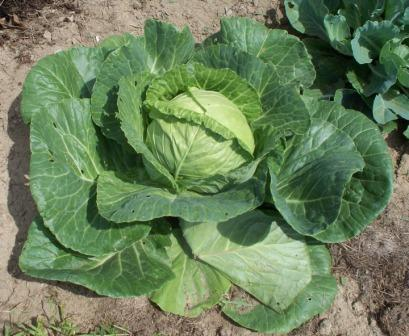
#> input picture python/ReconocimientoImgs/subs/prueba01.jpg, 409 x 336 px
$ python examplesubstract.py
#> lines starting #> are read from the running program, lines starting #| are printed output that depends on the picture; after the words box and inside, x2 and y2 are one past the last pixel; in counts of white or black regions, pixels touching at a corner belong together
import cv2
import numpy as np

img = cv2.imread('prueba01.jpg')
#> img is the input picture: shape (336, 409, 3); mean B, G, R 91.5, 128.9, 107.1
blur = cv2.GaussianBlur(img, (15, 15), 2)
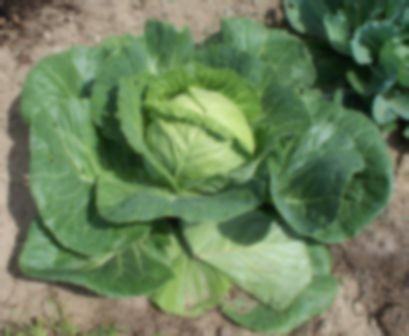
#> blur: shape (336, 409, 3); mean B, G, R 91.5, 128.9, 107.1
hsv = cv2.cvtColor(blur, cv2.COLOR_BGR2HSV)
#> hsv: shape (336, 409, 3); mean H, S, V 45.2, 84.4, 132
lower_green = np.array([37, 0, 0])
upper_green = np.array([179, 255, 255])
mask = cv2.inRange(hsv, lower_green, upper_green)
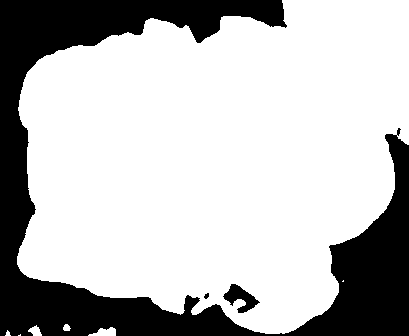
#> mask: shape (336, 409); 73.6% white; 3 black regions, box (x1, y1, x2, y2) and area: (0, 0, 409, 336) 35723, (223, 284, 260, 313) 490, (204, 293, 209, 299) 21
masked_img = cv2.bitwise_and(img, img, mask=mask)
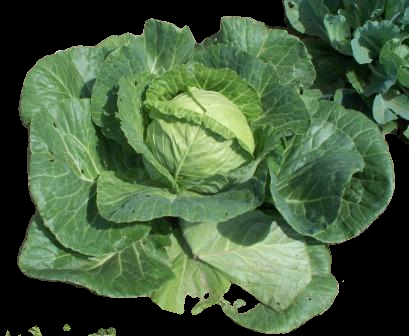
#> masked_img: shape (336, 409, 3); mean B, G, R 62.9, 95.6, 70.6
cv2.imshow('', masked_img)
cv2.waitKey()

$ run again, with python/ReconocimientoImgs/subs/hand5F.jpg copied over python/ReconocimientoImgs/subs/prueba01.jpg
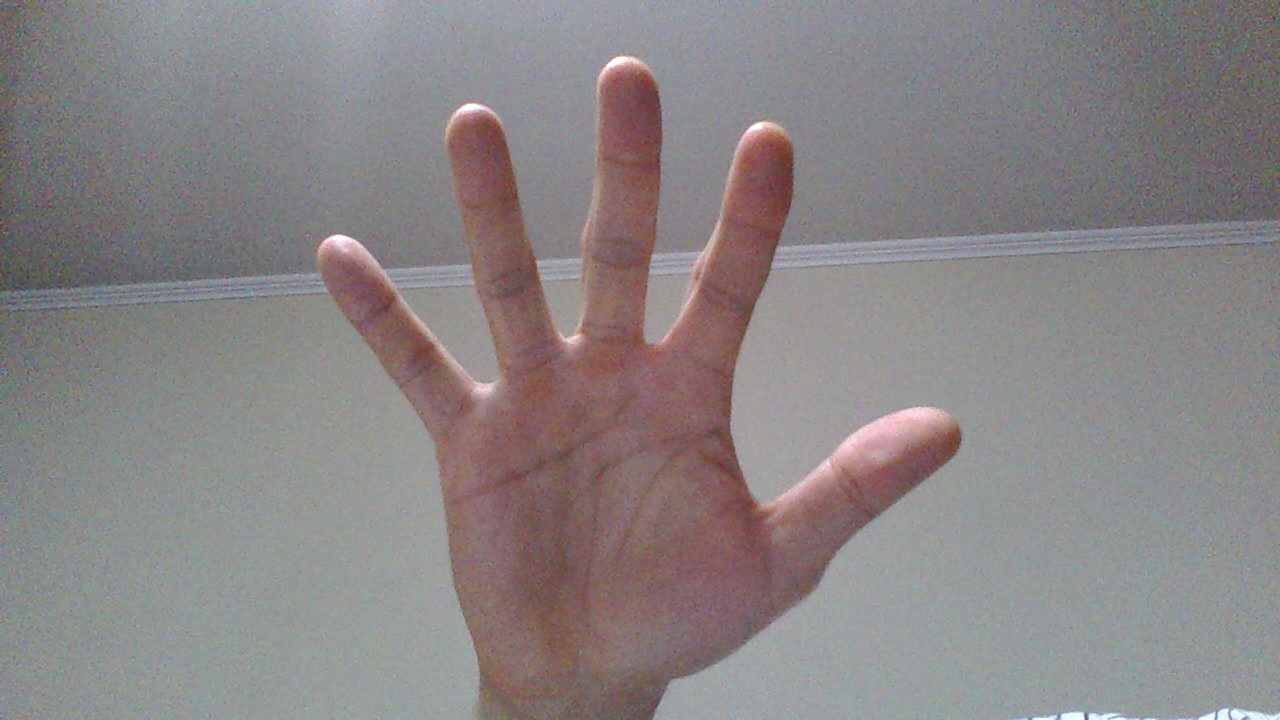
#> input picture python/ReconocimientoImgs/subs/hand5F.jpg, 1280 x 720 px
#> img is the input picture: shape (720, 1280, 3); mean B, G, R 132.7, 132.2, 137.4
#> hsv: shape (720, 1280, 3); mean H, S, V 85.1, 22.9, 141.1
#> `mask = cv2.inRange(hsv, lower_green, upper_green)`:
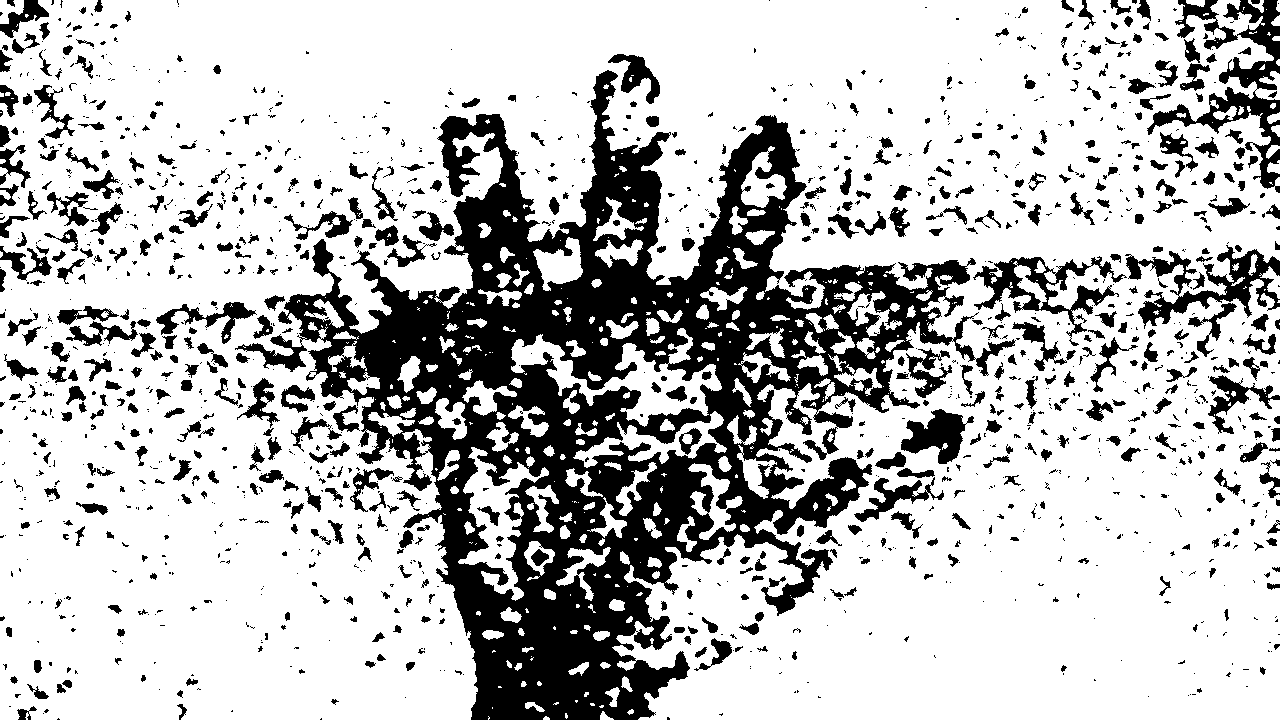
#> mask: shape (720, 1280); 74.8% white; 1502 black regions (919 under 20 px), largest, box (x1, y1, x2, y2) and area: (235, 70, 1016, 720) 153411, (1147, 0, 1280, 193) 6529, (1125, 245, 1280, 329) 4271
#> `masked_img = cv2.bitwise_and(img, img, mask=mask)`:
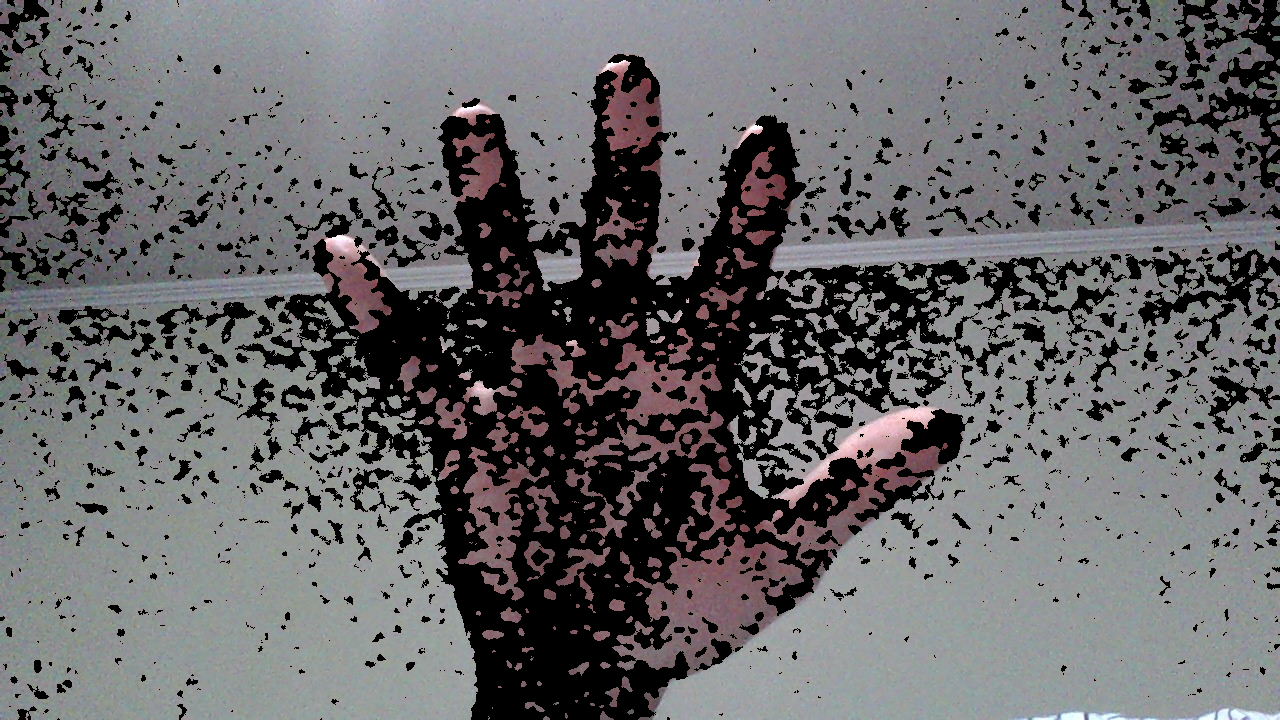
#> masked_img: shape (720, 1280, 3); mean B, G, R 104.2, 102.5, 103.3
